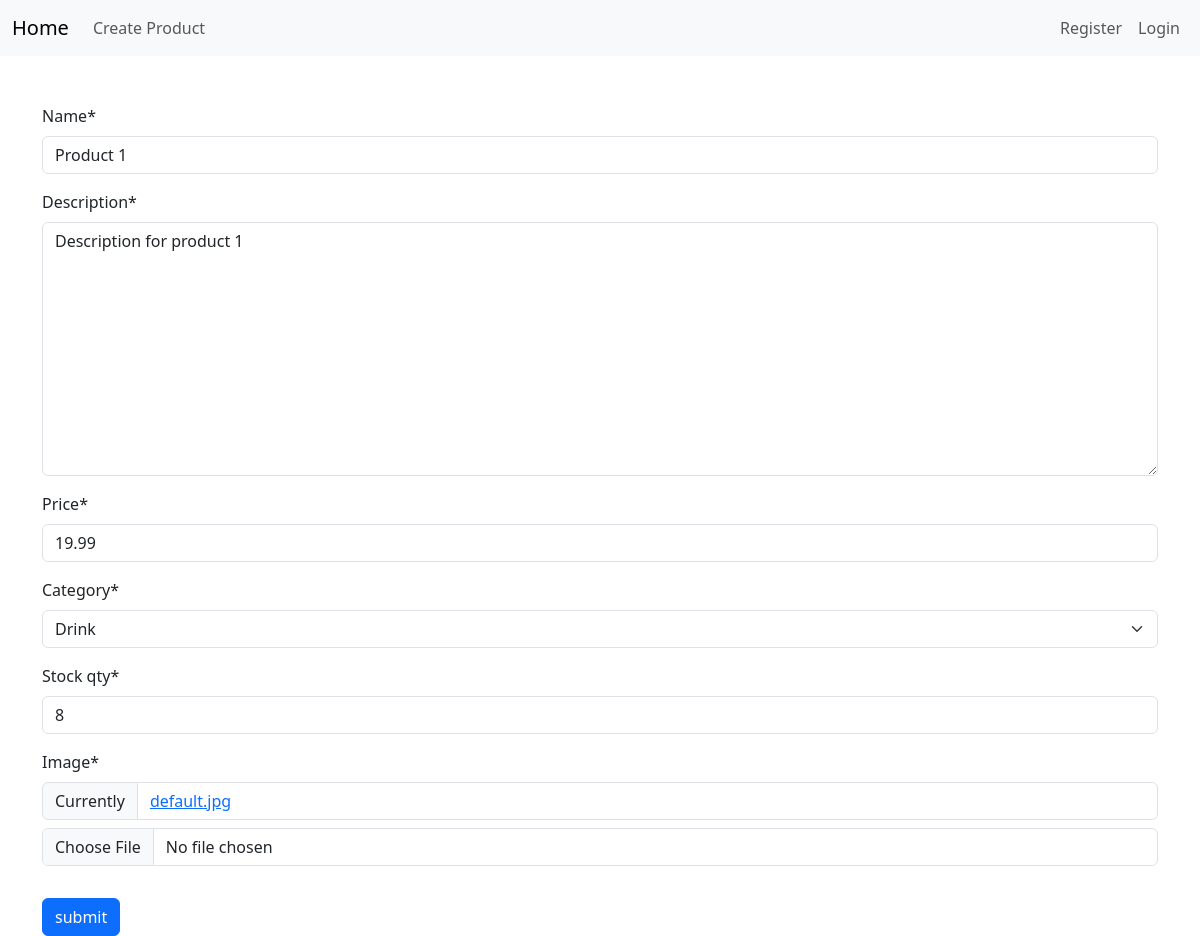
Page /update_product/1 on the committed database.
### products/models.py (models this page shows, shortened)
class Product(models.Model):
    name = models.CharField(max_length=150, default='Product Name')
    description = models.TextField(default='')
    price = models.DecimalField(max_digits=10, decimal_places=2)
    create_date = models.DateTimeField(default=datetime.now)
    write_time = models.DateTimeField(auto_now=True)
    views = models.PositiveIntegerField(default=0)
    category = models.ForeignKey(Category, on_delete=models.SET_NULL,
                                 null=True, related_name='products')
    image = models.ImageField(upload_to='products/', default='default.jpg')
    stock_qty = models.IntegerField(default=0)

class Category(models.Model):
    name = models.CharField(max_length=150)
    def __str__(self):
        return  self.name

### products/views.py (the view)
# urls.py: path('update_product/<int:id>', views.update_product, name='update_product'),
def update_product(request, id):
    product = get_object_or_404(Product, pk=id)
    form = ProductForm(instance=product)
    if request.method == 'POST':
        form = ProductForm(request.POST, request.FILES, instance=product)
        if form.is_valid():
            form.save()
            messages.add_message(request, messages.SUCCESS, 'Your product has been Updated successfully.')
            return redirect('product_detail', id=id)
    return render(request, 'product_form.html',
                  {'form': form})

### products/forms.py
class ProductForm(ModelForm):
    class Meta:
        model = Product
        fields = ['name',
                  'description',
                  'price',
                  'category',
                  'stock_qty',
                  'image',]

### products/templates/product_form.html (shortened to what this page needs)
{% extends 'base.html'%}
{%load crispy_forms_tags %}
{% block content %}
  <form method="post" enctype="multipart/form-data">
    {{ form|crispy }}
    <button type="submit" class="btn btn-primary mt-3">submit</button>
  </form>
{% endblock %}

### rows in the picture
Product: name "Product 1", description "Description for product 1", price "19.99", category "Drink", stock_qty "8"
